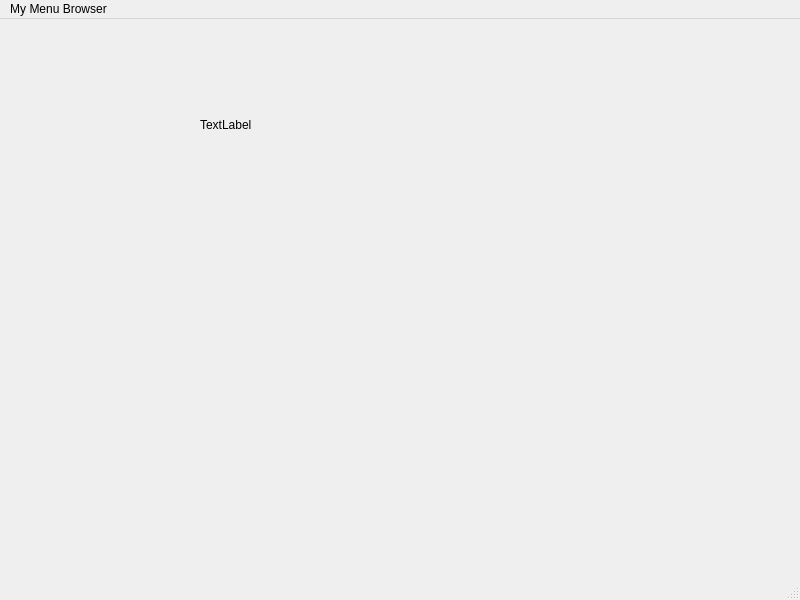
<?xml version="1.0" encoding="UTF-8"?>
<ui version="4.0">
 <class>MainWindow</class>
 <widget class="QMainWindow" name="MainWindow">
  <property name="geometry">
   <rect>
    <x>0</x>
    <y>0</y>
    <width>800</width>
    <height>600</height>
   </rect>
  </property>
  <property name="windowTitle">
   <string>MainWindow</string>
  </property>
  <widget class="QWidget" name="centralwidget">
   <widget class="QLabel" name="michaelLabel">
    <property name="geometry">
     <rect>
      <x>200</x>
      <y>80</y>
      <width>131</width>
      <height>51</height>
     </rect>
    </property>
    <property name="text">
     <string>TextLabel</string>
    </property>
   </widget>
  </widget>
  <widget class="QMenuBar" name="menubar">
   <property name="geometry">
    <rect>
     <x>0</x>
     <y>0</y>
     <width>800</width>
     <height>22</height>
    </rect>
   </property>
   <widget class="QMenu" name="menuMy_Menu_Browser">
    <property name="title">
     <string>My Menu Browser</string>
    </property>
   </widget>
   <addaction name="menuMy_Menu_Browser"/>
  </widget>
  <widget class="QStatusBar" name="statusbar"/>
 </widget>
 <resources/>
 <connections/>
</ui>
